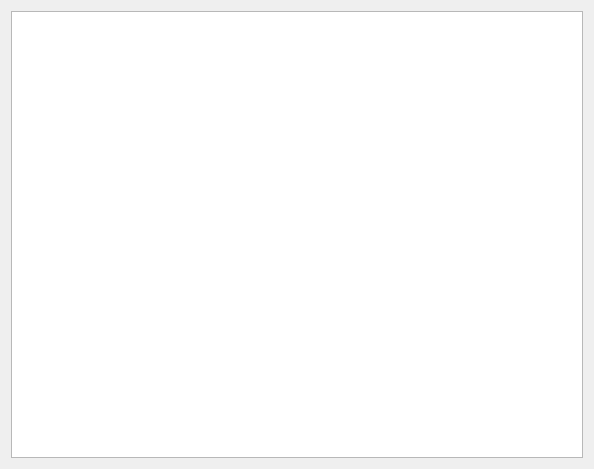
<?xml version="1.0" encoding="UTF-8"?>
<ui version="4.0">
 <class>LeavingAskHistory</class>
 <widget class="QDialog" name="LeavingAskHistory">
  <property name="geometry">
   <rect>
    <x>0</x>
    <y>0</y>
    <width>594</width>
    <height>469</height>
   </rect>
  </property>
  <property name="windowTitle">
   <string>Dialog</string>
  </property>
  <property name="modal">
   <bool>true</bool>
  </property>
  <layout class="QGridLayout" name="gridLayout">
   <item row="0" column="0">
    <widget class="QTableView" name="tableViewLeaveAskHistory"/>
   </item>
  </layout>
 </widget>
 <resources/>
 <connections/>
</ui>
